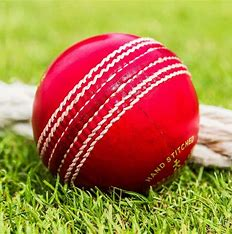
#> input picture Pics/ball.jpg, 232 x 234 px
$ python histogram.py
#> lines starting #> are read from the running program, lines starting #| are printed output that depends on the picture; after the words box and inside, x2 and y2 are one past the last pixel; in counts of white or black regions, pixels touching at a corner belong together
import cv2 as cv
import matplotlib.pyplot as plt
import numpy as np

img = cv.imread('Pics/ball.jpg')
#> img is the input picture: shape (234, 232, 3); mean B, G, R 69.6, 124, 172.1
cv.imshow('ball', img)

blank = np.zeros(img.shape[:2], dtype='uint8')

# gray = cv.cvtColor(img, cv.COLOR_BGR2GRAY)
# cv.imshow('Gray', gray)

mask = cv.circle(blank, (img.shape[1]//2,img.shape[0]//2), 100, 255, -1)
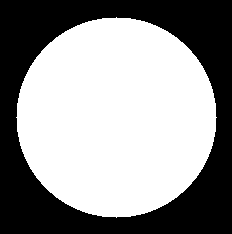
#> blank: shape (234, 232); 57.9% white; 1 black region, box (x1, y1, x2, y2) and area: (0, 0, 232, 234) 22871

masked = cv.bitwise_and(img,img,mask=mask)
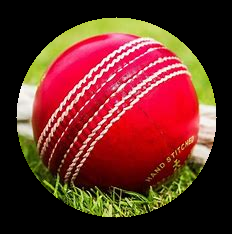
#> masked: shape (234, 232, 3); mean B, G, R 37.8, 45.9, 102.3
cv.imshow('Mask', masked)

# [12 lines of commented-out code are left out]

plt.figure()
plt.title('Colour Histogram')
plt.xlabel('Bins')
plt.ylabel('# of pixels')
colors = ('b', 'g', 'r')
for i,col in enumerate(colors):
    hist = cv.calcHist([img], [i], mask, [256], [0,256])
    plt.plot(hist, color=col)
    plt.xlim([0,256])

plt.show()
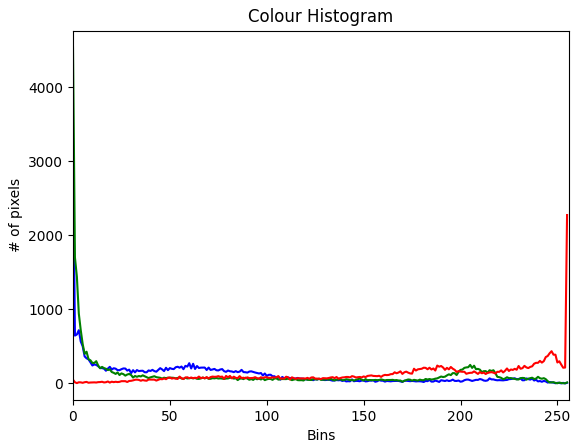
#> figure drawn by matplotlib, 1 panel; curve peaks at x = 0, y = 3297; curve peaks at x = 0, y = 4541; curve peaks at x = 255, y = 2276

cv.waitKey(0)

$ run again, with Pics/cat.jpg copied over Pics/ball.jpg
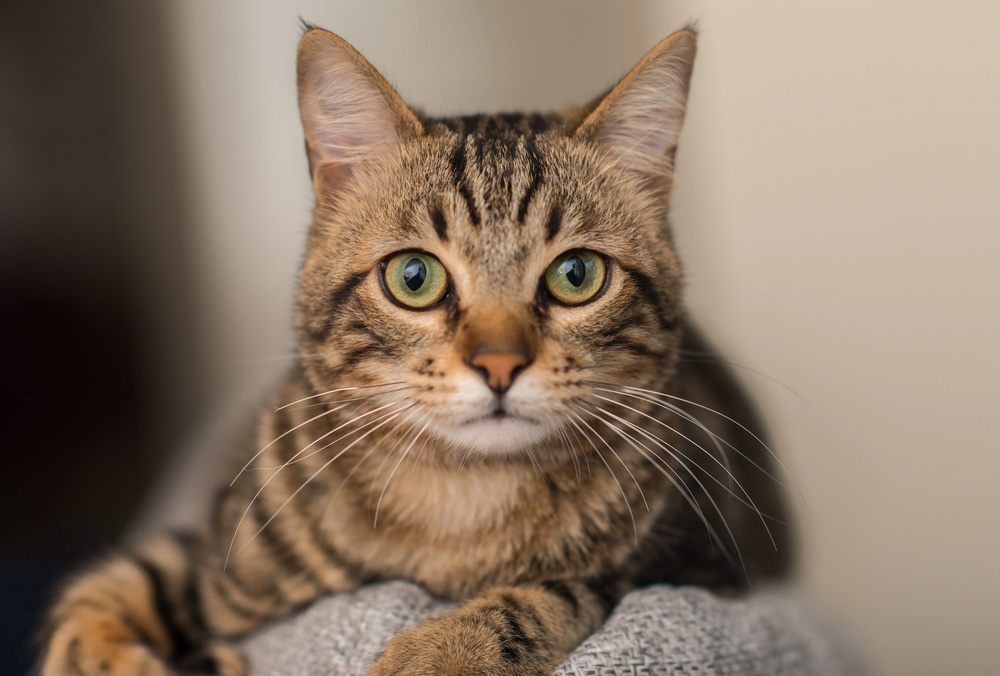
#> input picture Pics/cat.jpg, 1000 x 676 px, shrunk from 6359 x 4299 before the run
#> img is the input picture: shape (676, 1000, 3); mean B, G, R 99.8, 116.8, 135.4
#> `mask = cv.circle(blank, (img.shape[1]//2,img.shape[0]//2), 100, 255, -1)`:
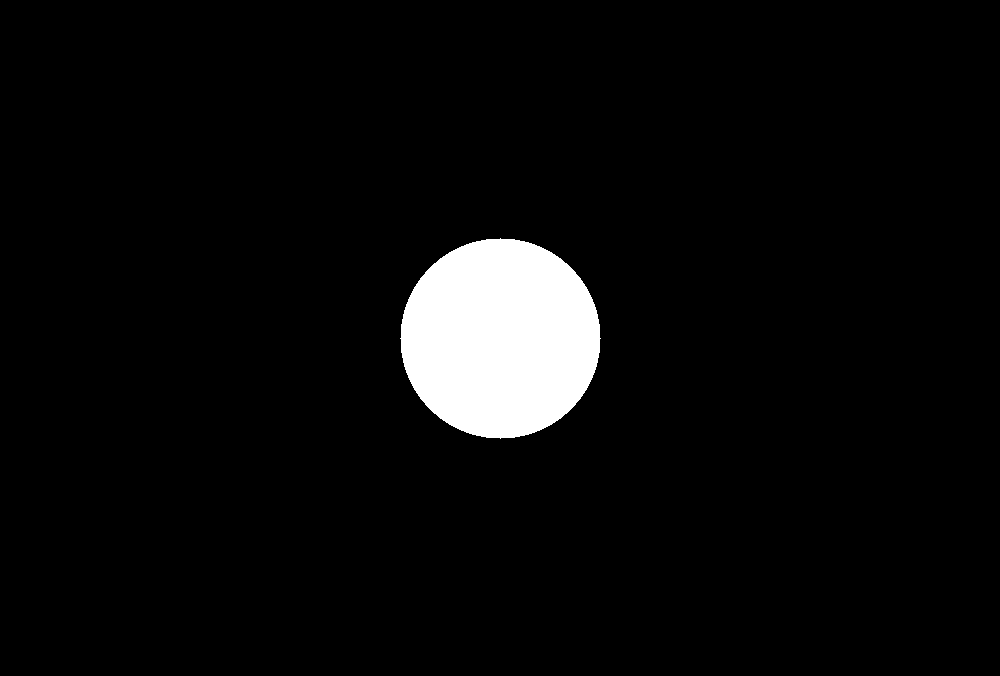
#> blank: shape (676, 1000); 4.6% white; 1 white region, box (x1, y1, x2, y2) and area: (400, 238, 601, 439) 31417
#> `plt.show()`:
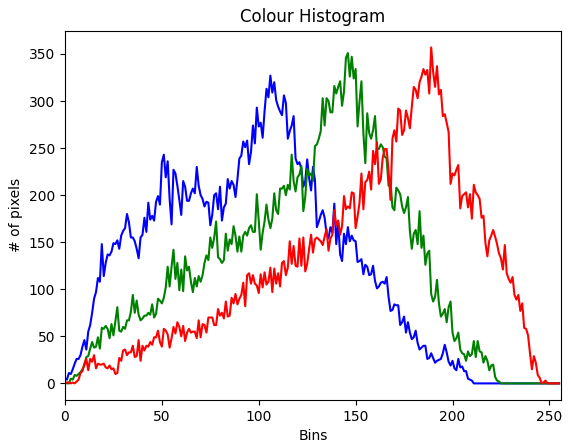
#> figure drawn by matplotlib, 1 panel; curve peaks at x = 106, y = 327; curve peaks at x = 146, y = 351; curve peaks at x = 189, y = 357

$ run again, with Pics/lady.jpg copied over Pics/ball.jpg
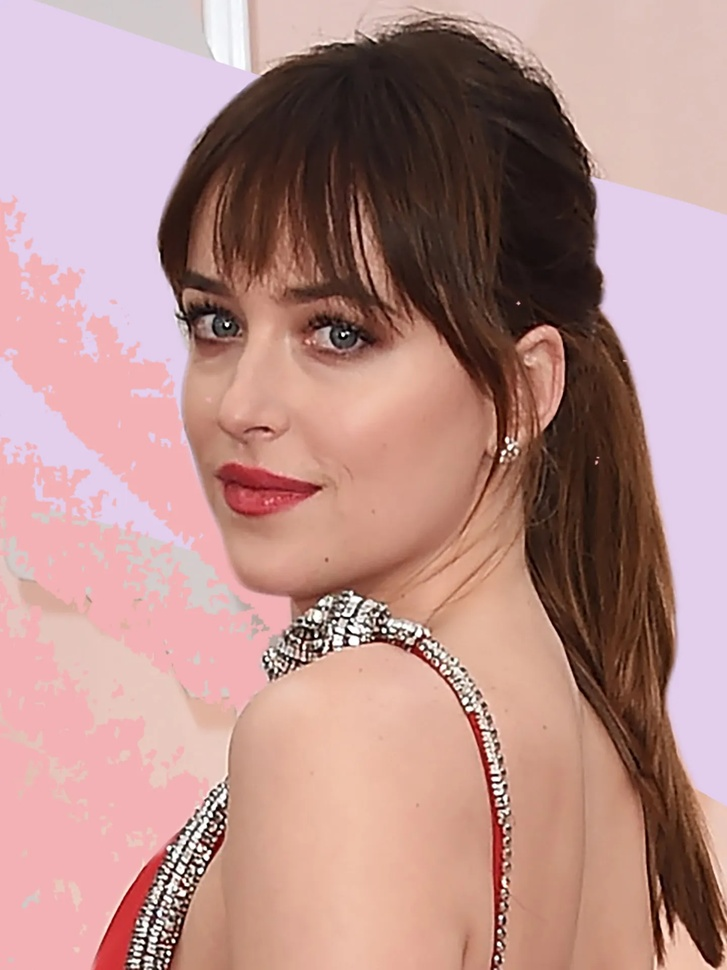
#> input picture Pics/lady.jpg, 727 x 970 px, shrunk from 1440 x 1920 before the run
#> img is the input picture: shape (970, 727, 3); mean B, G, R 138.5, 143.1, 182.7
#> `mask = cv.circle(blank, (img.shape[1]//2,img.shape[0]//2), 100, 255, -1)`:
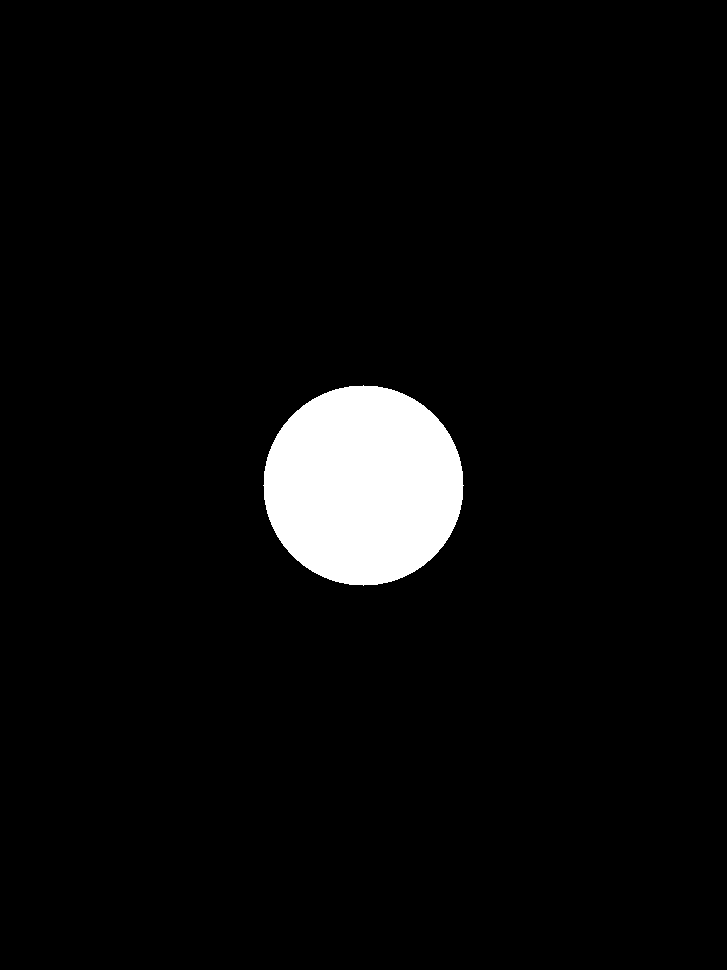
#> blank: shape (970, 727); 4.5% white; 1 white region, box (x1, y1, x2, y2) and area: (263, 385, 464, 586) 31417
#> `plt.show()`:
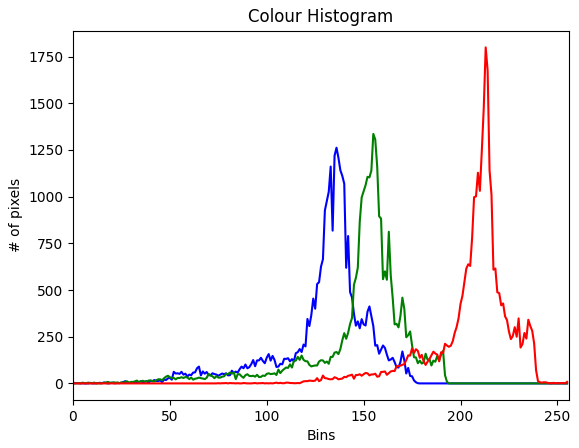
#> figure drawn by matplotlib, 1 panel; curve peaks at x = 136, y = 1262; curve peaks at x = 155, y = 1336; curve peaks at x = 213, y = 1799

$ run again, with Pics/nice.jpg copied over Pics/ball.jpg
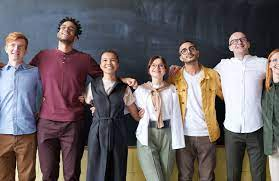
#> input picture Pics/nice.jpg, 279 x 181 px
#> img is the input picture: shape (181, 279, 3); mean B, G, R 101.6, 99.2, 107.1
#> `mask = cv.circle(blank, (img.shape[1]//2,img.shape[0]//2), 100, 255, -1)`:
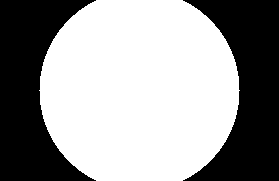
#> blank: shape (181, 279); 60.1% white; 2 black regions, box (x1, y1, x2, y2) and area: (0, 0, 96, 181) 10083, (183, 0, 279, 181) 10083
#> `plt.show()`:
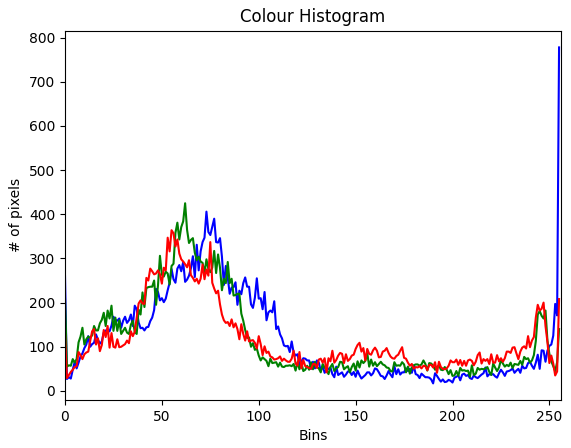
#> figure drawn by matplotlib, 1 panel; curve peaks at x = 255, y = 778; curve peaks at x = 62, y = 425; curve peaks at x = 55, y = 364
